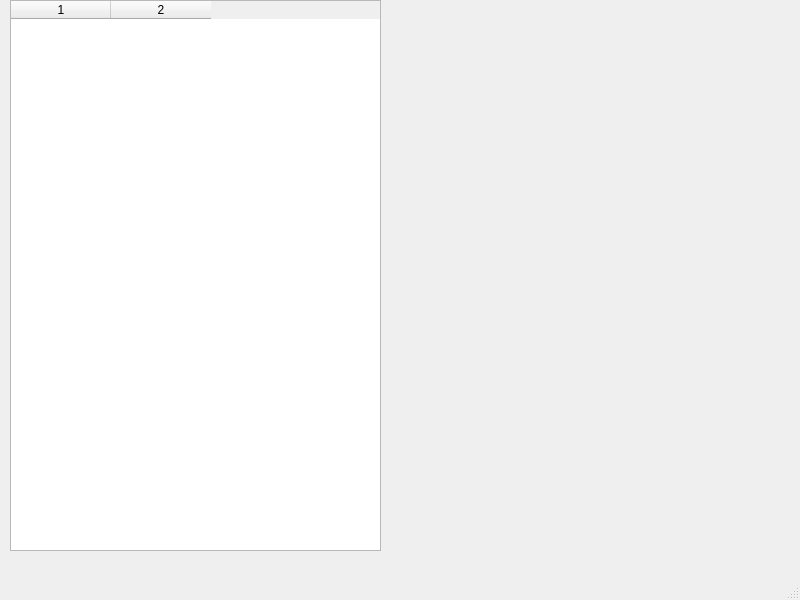
<?xml version="1.0" encoding="UTF-8"?>
<ui version="4.0">
 <class>MainWindow</class>
 <widget class="QMainWindow" name="MainWindow">
  <property name="geometry">
   <rect>
    <x>0</x>
    <y>0</y>
    <width>800</width>
    <height>600</height>
   </rect>
  </property>
  <property name="windowTitle">
   <string>MainWindow</string>
  </property>
  <widget class="QWidget" name="centralwidget">
   <widget class="QTableWidget" name="tableWidget">
    <property name="geometry">
     <rect>
      <x>10</x>
      <y>0</y>
      <width>371</width>
      <height>551</height>
     </rect>
    </property>
    <property name="columnCount">
     <number>2</number>
    </property>
    <attribute name="verticalHeaderStretchLastSection">
     <bool>false</bool>
    </attribute>
    <column/>
    <column/>
   </widget>
  </widget>
  <widget class="QMenuBar" name="menubar">
   <property name="geometry">
    <rect>
     <x>0</x>
     <y>0</y>
     <width>800</width>
     <height>21</height>
    </rect>
   </property>
  </widget>
  <widget class="QStatusBar" name="statusbar"/>
 </widget>
 <resources/>
 <connections/>
</ui>
